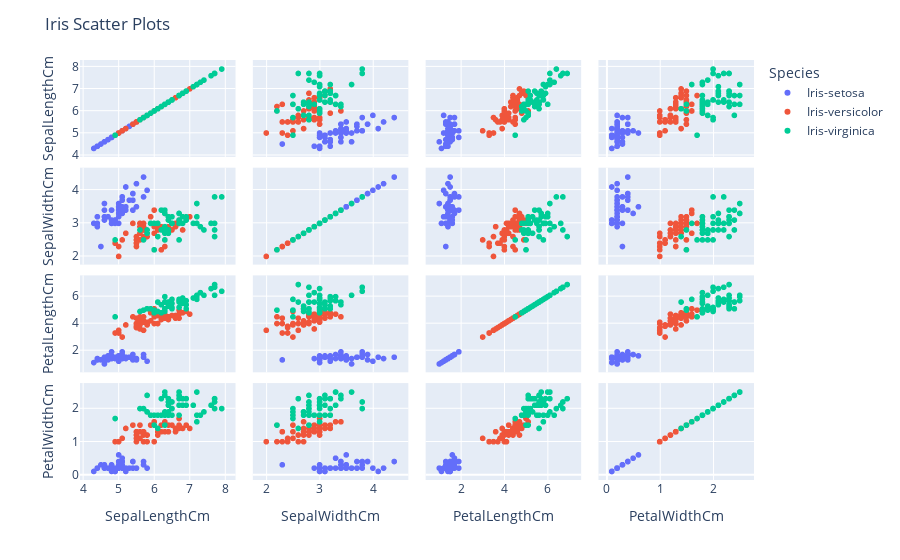

Write notebook code for a chart like this one.
### Markdown cell above
### Visualizing Data

### Code cell
fig_scatter=px.scatter_matrix(dataset,dimensions=['SepalLengthCm', 'SepalWidthCm', 'PetalLengthCm', 'PetalWidthCm'],color="Species")
fig_scatter.update_layout(title='Iris Scatter Plots')
fig_scatter.show()

### Figure 1 — Plotly figure (JSON) as saved in the notebook; plotly's stock layout.template omitted (floating-point values rounded to 4 significant figures)
{"data": [{"dimensions": [{"axis": {"matches": true}, "label": "SepalLengthCm", "values": [5.1, 4.9, 4.7, 4.6, 5, 5.4, 4.6, 5, 4.4, 4.9, 5.4, 4.8, 4.8, 4.3, 5.8, 5.7, 5.4, 5.1, 5.7, 5.1, 5.4, 5.1, 4.6, 5.1, 4.8, 5, 5, 5.2, 5.2, 4.7, 4.8, 5.4, 5.2, 5.5, 4.9, 5, 5.5, 4.9, 4.4, 5.1, 5, 4.5, 4.4, 5, 5.1, 4.8, 5.1, 4.6, 5.3, 5]}, {"axis": {"matches": true}, "label": "SepalWidthCm", "values": [3.5, 3, 3.2, 3.1, 3.6, 3.9, 3.4, 3.4, 2.9, 3.1, 3.7, 3.4, 3, 3, 4, 4.4, 3.9, 3.5, 3.8, 3.8, 3.4, 3.7, 3.6, 3.3, 3.4, 3, 3.4, 3.5, 3.4, 3.2, 3.1, 3.4, 4.1, 4.2, 3.1, 3.2, 3.5, 3.1, 3, 3.4, 3.5, 2.3, 3.2, 3.5, 3.8, 3, 3.8, 3.2, 3.7, 3.3]}, {"axis": {"matches": true}, "label": "PetalLengthCm", "values": [1.4, 1.4, 1.3, 1.5, 1.4, 1.7, 1.4, 1.5, 1.4, 1.5, 1.5, 1.6, 1.4, 1.1, 1.2, 1.5, 1.3, 1.4, 1.7, 1.5, 1.7, 1.5, 1, 1.7, 1.9, 1.6, 1.6, 1.5, 1.4, 1.6, 1.6, 1.5, 1.5, 1.4, 1.5, 1.2, 1.3, 1.5, 1.3, 1.5, 1.3, 1.3, 1.3, 1.6, 1.9, 1.4, 1.6, 1.4, 1.5, 1.4]}, {"axis": {"matches": true}, "label": "PetalWidthCm", "values": [0.2, 0.2, 0.2, 0.2, 0.2, 0.4, 0.3, 0.2, 0.2, 0.1, 0.2, 0.2, 0.1, 0.1, 0.2, 0.4, 0.4, 0.3, 0.3, 0.3, 0.2, 0.4, 0.2, 0.5, 0.2, 0.2, 0.4, 0.2, 0.2, 0.2, 0.2, 0.4, 0.1, 0.2, 0.1, 0.2, 0.2, 0.1, 0.2, 0.2, 0.3, 0.3, 0.2, 0.6, 0.4, 0.3, 0.2, 0.2, 0.2, 0.2]}], "hovertemplate": "Species=Iris-setosa<br>%{xaxis.title.text}=%{x}<br>%{yaxis.title.text}=%{y}<extra></extra>", "legendgroup": "Iris-setosa", "marker": {"color": "#636efa", "symbol": "circle"}, "name": "Iris-setosa", "showlegend": true, "type": "splom"}, {"dimensions": [{"axis": {"matches": true}, "label": "SepalLengthCm", "values": [7, 6.4, 6.9, 5.5, 6.5, 5.7, 6.3, 4.9, 6.6, 5.2, 5, 5.9, 6, 6.1, 5.6, 6.7, 5.6, 5.8, 6.2, 5.6, 5.9, 6.1, 6.3, 6.1, 6.4, 6.6, 6.8, 6.7, 6, 5.7, 5.5, 5.5, 5.8, 6, 5.4, 6, 6.7, 6.3, 5.6, 5.5, 5.5, 6.1, 5.8, 5, 5.6, 5.7, 5.7, 6.2, 5.1, 5.7]}, {"axis": {"matches": true}, "label": "SepalWidthCm", "values": [3.2, 3.2, 3.1, 2.3, 2.8, 2.8, 3.3, 2.4, 2.9, 2.7, 2, 3, 2.2, 2.9, 2.9, 3.1, 3, 2.7, 2.2, 2.5, 3.2, 2.8, 2.5, 2.8, 2.9, 3, 2.8, 3, 2.9, 2.6, 2.4, 2.4, 2.7, 2.7, 3, 3.4, 3.1, 2.3, 3, 2.5, 2.6, 3, 2.6, 2.3, 2.7, 3, 2.9, 2.9, 2.5, 2.8]}, {"axis": {"matches": true}, "label": "PetalLengthCm", "values": [4.7, 4.5, 4.9, 4, 4.6, 4.5, 4.7, 3.3, 4.6, 3.9, 3.5, 4.2, 4, 4.7, 3.6, 4.4, 4.5, 4.1, 4.5, 3.9, 4.8, 4, 4.9, 4.7, 4.3, 4.4, 4.8, 5, 4.5, 3.5, 3.8, 3.7, 3.9, 5.1, 4.5, 4.5, 4.7, 4.4, 4.1, 4, 4.4, 4.6, 4, 3.3, 4.2, 4.2, 4.2, 4.3, 3, 4.1]}, {"axis": {"matches": true}, "label": "PetalWidthCm", "values": [1.4, 1.5, 1.5, 1.3, 1.5, 1.3, 1.6, 1, 1.3, 1.4, 1, 1.5, 1, 1.4, 1.3, 1.4, 1.5, 1, 1.5, 1.1, 1.8, 1.3, 1.5, 1.2, 1.3, 1.4, 1.4, 1.7, 1.5, 1, 1.1, 1, 1.2, 1.6, 1.5, 1.6, 1.5, 1.3, 1.3, 1.3, 1.2, 1.4, 1.2, 1, 1.3, 1.2, 1.3, 1.3, 1.1, 1.3]}], "hovertemplate": "Species=Iris-versicolor<br>%{xaxis.title.text}=%{x}<br>%{yaxis.title.text}=%{y}<extra></extra>", "legendgroup": "Iris-versicolor", "marker": {"color": "#EF553B", "symbol": "circle"}, "name": "Iris-versicolor", "showlegend": true, "type": "splom"}, {"dimensions": [{"axis": {"matches": true}, "label": "SepalLengthCm", "values": [6.3, 5.8, 7.1, 6.3, 6.5, 7.6, 4.9, 7.3, 6.7, 7.2, 6.5, 6.4, 6.8, 5.7, 5.8, 6.4, 6.5, 7.7, 7.7, 6, 6.9, 5.6, 7.7, 6.3, 6.7, 7.2, 6.2, 6.1, 6.4, 7.2, 7.4, 7.9, 6.4, 6.3, 6.1, 7.7, 6.3, 6.4, 6, 6.9, 6.7, 6.9, 5.8, 6.8, 6.7, 6.7, 6.3, 6.5, 6.2, 5.9]}, {"axis": {"matches": true}, "label": "SepalWidthCm", "values": [3.3, 2.7, 3, 2.9, 3, 3, 2.5, 2.9, 2.5, 3.6, 3.2, 2.7, 3, 2.5, 2.8, 3.2, 3, 3.8, 2.6, 2.2, 3.2, 2.8, 2.8, 2.7, 3.3, 3.2, 2.8, 3, 2.8, 3, 2.8, 3.8, 2.8, 2.8, 2.6, 3, 3.4, 3.1, 3, 3.1, 3.1, 3.1, 2.7, 3.2, 3.3, 3, 2.5, 3, 3.4, 3]}, {"axis": {"matches": true}, "label": "PetalLengthCm", "values": [6, 5.1, 5.9, 5.6, 5.8, 6.6, 4.5, 6.3, 5.8, 6.1, 5.1, 5.3, 5.5, 5, 5.1, 5.3, 5.5, 6.7, 6.9, 5, 5.7, 4.9, 6.7, 4.9, 5.7, 6, 4.8, 4.9, 5.6, 5.8, 6.1, 6.4, 5.6, 5.1, 5.6, 6.1, 5.6, 5.5, 4.8, 5.4, 5.6, 5.1, 5.1, 5.9, 5.7, 5.2, 5, 5.2, 5.4, 5.1]}, {"axis": {"matches": true}, "label": "PetalWidthCm", "values": [2.5, 1.9, 2.1, 1.8, 2.2, 2.1, 1.7, 1.8, 1.8, 2.5, 2, 1.9, 2.1, 2, 2.4, 2.3, 1.8, 2.2, 2.3, 1.5, 2.3, 2, 2, 1.8, 2.1, 1.8, 1.8, 1.8, 2.1, 1.6, 1.9, 2, 2.2, 1.5, 1.4, 2.3, 2.4, 1.8, 1.8, 2.1, 2.4, 2.3, 1.9, 2.3, 2.5, 2.3, 1.9, 2, 2.3, 1.8]}], "hovertemplate": "Species=Iris-virginica<br>%{xaxis.title.text}=%{x}<br>%{yaxis.title.text}=%{y}<extra></extra>", "legendgroup": "Iris-virginica", "marker": {"color": "#00cc96", "symbol": "circle"}, "name": "Iris-virginica", "showlegend": true, "type": "splom"}], "layout": {"dragmode": "select", "legend": {"title": {"text": "Species"}, "tracegroupgap": 0}, "margin": {"t": 60}, "title": {"text": "Iris Scatter Plots"}}}
